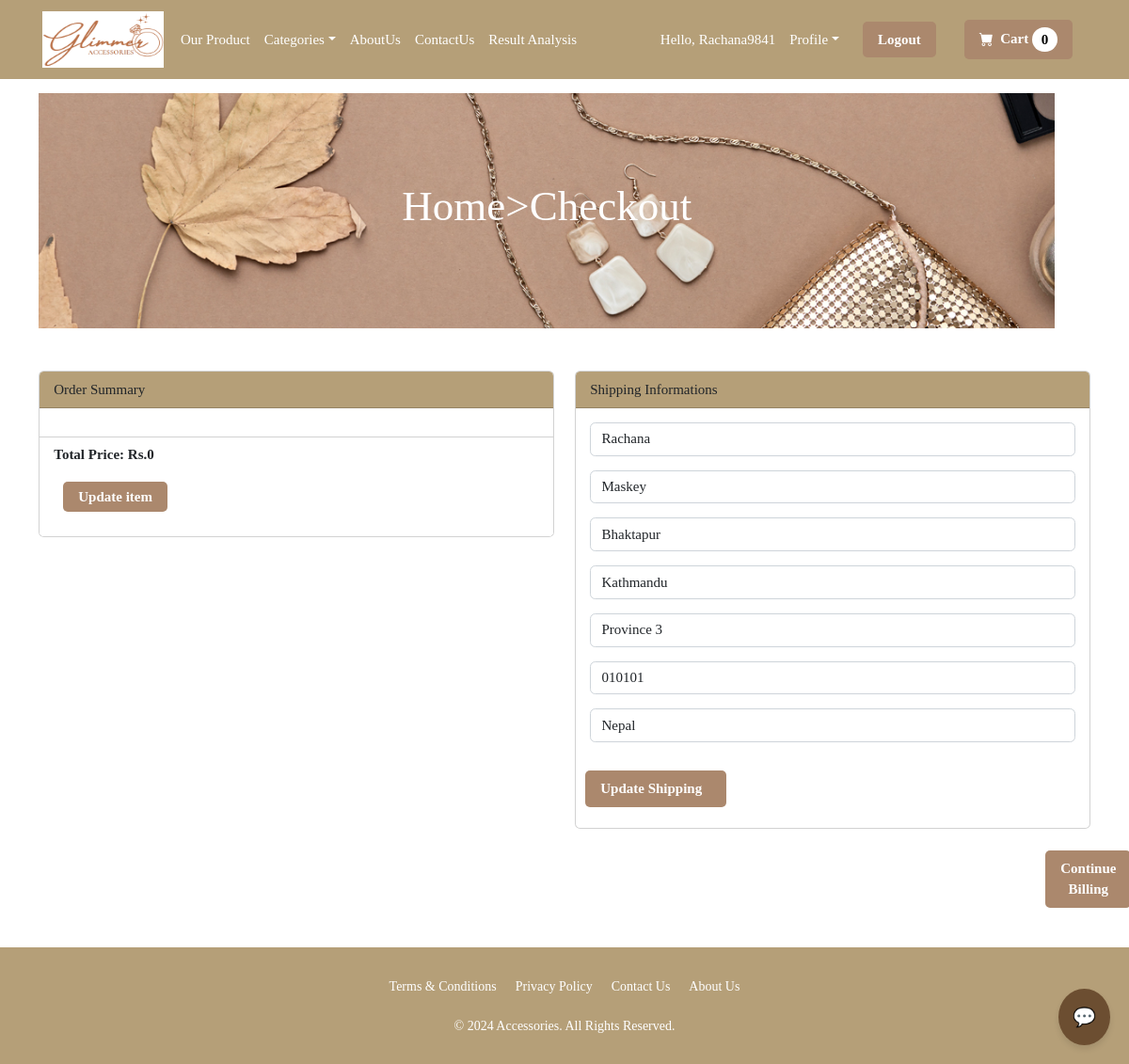
The app's page /payment/checkout (signed in), older data.
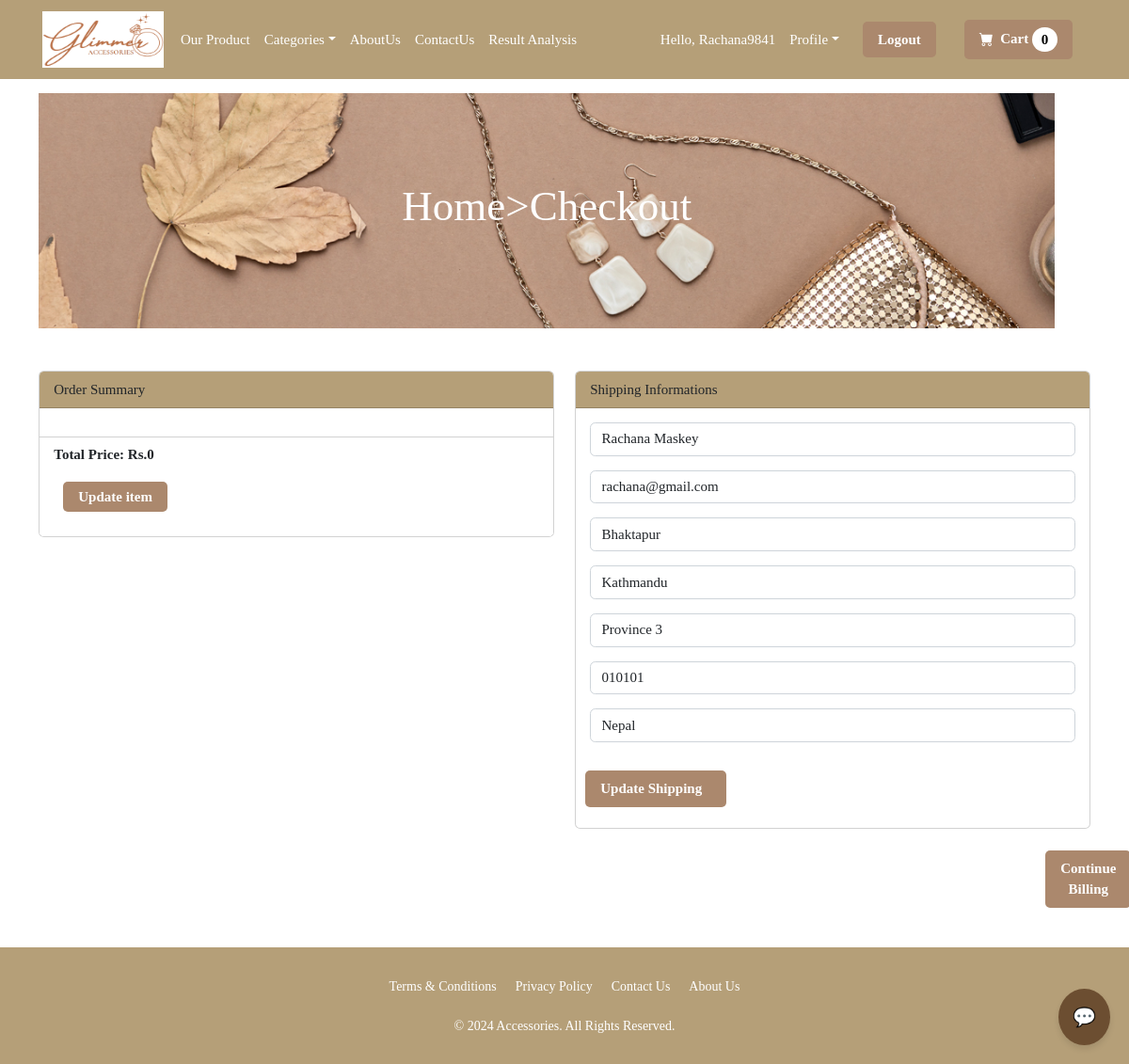
The same page, newer data.
### payment/models.py (models this page shows, shortened)
class ShippingAddress(models.Model):
    user=models.ForeignKey(User,on_delete=models.CASCADE,null=True,blank=True)
    shipping_full_name=models.CharField(max_length=255)
    shipping_email=models.CharField(max_length=255)
    shipping_address1=models.CharField(max_length=255)
    shipping_city=models.CharField(max_length=255)
    shipping_province=models.CharField(max_length=255,null=True,blank=True)
    shipping_zipcode=models.CharField(max_length=255,null=True,blank=True)
    shipping_country=models.CharField(max_length=255)
    class Meta:
        verbose_name_plural="Shipping Address"
    def create_shipping(sender,instance,created, **kwargs):
        if created:
          user_shipping=ShippingAddress(user=instance)
          user_shipping.save()
    post_save.connect(create_shipping,sender=User)

### payment/views.py (the view, shortened to what this page needs)
# urls.py: path('checkout',views.checkout,name='checkout'),
def checkout(request):
    cart=Cart(request)
    cart_products=cart.get_prods
    quantities=cart.get_quants
    totals= cart.cart_total()
    sum=cart.total()
    pid = f"{request.user.id}_{int(time.time())}" if request.user.is_authenticated else f"GUEST_{int(time.time())}"
    if request.user.is_authenticated:
        try:
            shipping_user = ShippingAddress.objects.get(user__id=request.user.id)
            shipping_form = ShippingForm(request.POST or None, instance=shipping_user)
        except ObjectDoesNotExist:
            shipping_form = ShippingForm(request.POST or None)
        return render(request, "payment/checkout.html", {
            "cart_products": cart_products,
            "quantities": quantities,
            "totals": totals,
            "sum": sum,
            "shipping_form": shipping_form,
        })

### cart/cart.py (called while the page is built, shortened)
    def __len__(self):
        return len(self.cart)

    def get_prods(self):
        product_ids=self.cart.keys()
        products=Product.objects.filter(id__in=product_ids)
        return products

    def cart_total(self):
        product_ids=self.cart.keys()
        products=Product.objects.filter(id__in=product_ids)
        quantities=self.cart
        total=0
        return total

    def total(self):
        product_ids = self.cart.keys()
        quantities = self.cart
        products = Product.objects.filter(id__in=product_ids)
        sum = []
        return sum

### cart/context_processors.py (called while the page is built)
def cart(request):
    return{'cart':Cart(request)}

### payment/templates/payment/checkout.html (shortened to what this page needs)
{%extends 'main.html' %}
{%load static%}
{%block content%}
<html>
</html>
<header class="py-5">
    <div class="container" >
            <div id="slider" style="height: 250px;">
                <figure>
                    <img src="{% static 'images/4.jpg' %}" alt="Image 1">
                </figure>
                <div class="overlay">
                    <h1>Home>Checkout</h1>
                </div>
    </div>
</header>
<div class="container" style="margin-bottom: 20px;">
    <div class="row">
        <div class="col-md-6">
            <div class="card">
                <div class="card-header" style="background-color:#B59F78;">
                  Order Summary
                </div>
                <div class="card-body">
                </div>
                <div class="card-footer" style="background-color: white;">
                    <strong>Total Price: Rs.{{totals}}</strong>
                    <br>
                    <br>
                    <a href="{%url 'cart_summary' %}" class="custom-login-button">Update item</a>
                    <br><br>
                </div>
            </div>
            <br>
        </div>
        <div class="col-md-6">
            <div class="card">
                <div class="card-header" style="background-color:#B59F78;">
                    Shipping Informations
                </div>
                <div class="card-body">
                    <form method="POST" action="{%url 'billing_info'%}">
                        {{shipping_form.as_p}}
                </div>
                <a href="{%url 'update_info'%}" class="custom-login-button" style="width: 150px;">Update Shipping</a>
                <br>
            </div>
            <br>
            <button class="custom-login-button" style="margin-left: 500px;">Continue Billing</button>
             <br>
             <br>
        </div>
    </div>
</div>
{%endblock content%}

Row changes from the older to the newer data that the page shows:
changed ShippingAddress "Bhaktapur": shipping_full_name "Rachana" → "Rachana Maskey"; shipping_email "Maskey" → "rachana@gmail.com"
